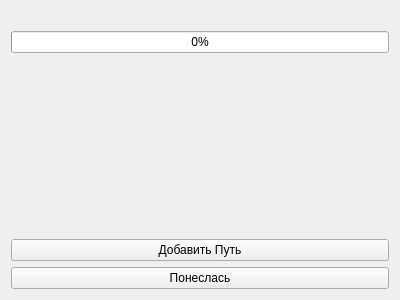
<?xml version="1.0" encoding="UTF-8"?>
<ui version="4.0">
 <class>MainWindow</class>
 <widget class="QWidget" name="MainWindow">
  <property name="geometry">
   <rect>
    <x>0</x>
    <y>0</y>
    <width>400</width>
    <height>300</height>
   </rect>
  </property>
  <property name="windowTitle">
   <string>Form</string>
  </property>
  <layout class="QVBoxLayout" name="verticalLayout">
   <item>
    <widget class="QLabel" name="label">
     <property name="sizePolicy">
      <sizepolicy hsizetype="Preferred" vsizetype="Maximum">
       <horstretch>0</horstretch>
       <verstretch>0</verstretch>
      </sizepolicy>
     </property>
     <property name="text">
      <string/>
     </property>
    </widget>
   </item>
   <item>
    <widget class="QProgressBar" name="progressBar">
     <property name="value">
      <number>0</number>
     </property>
    </widget>
   </item>
   <item>
    <widget class="QWidget" name="widget" native="true"/>
   </item>
   <item>
    <widget class="QPushButton" name="pushButton_2">
     <property name="text">
      <string>Добавить Путь</string>
     </property>
    </widget>
   </item>
   <item>
    <widget class="QPushButton" name="pushButton">
     <property name="text">
      <string>Понеслась</string>
     </property>
    </widget>
   </item>
  </layout>
 </widget>
 <resources/>
 <connections/>
</ui>
